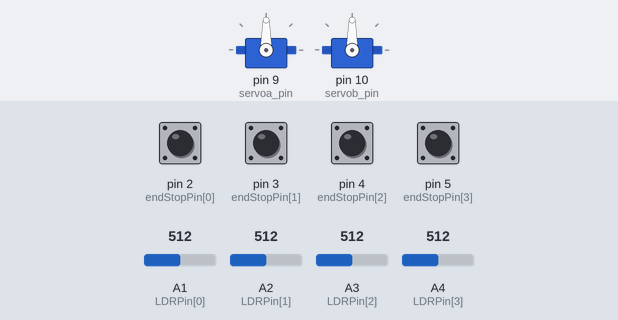
The sketch below on a simulated Arduino Uno, built with avr-gcc and run on an emulated ATmega328P. Shown: 2 × servo. Inputs (shaded band) come from the test bench; at power-on: pin 2 (endStopPin[0]), pin 3 (endStopPin[1]), pin 4 (endStopPin[2]), pin 5 (endStopPin[3]) HIGH, A1 (LDRPin[0]) = 512, A2 (LDRPin[1]) = 512, A3 (LDRPin[2]) = 512, A4 (LDRPin[3]) = 512.

Above: at 1.2 s.
1.3 s: A1 (LDRPin[0]) set to 531
At 2.48 s:
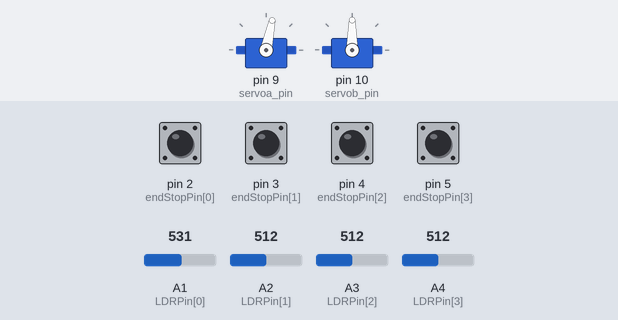
4.3 s: A2 (LDRPin[1]) set to 530
At 4.5 s:
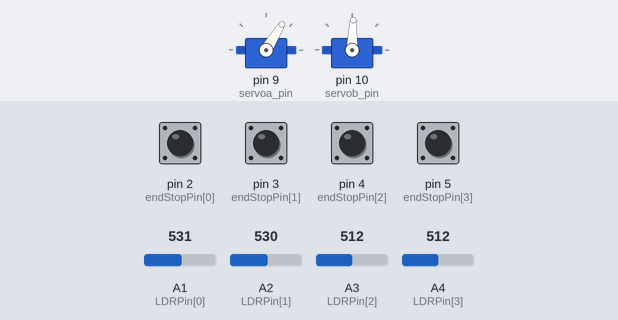
7.3 s: A3 (LDRPin[2]) set to 532
At 7.53 s:
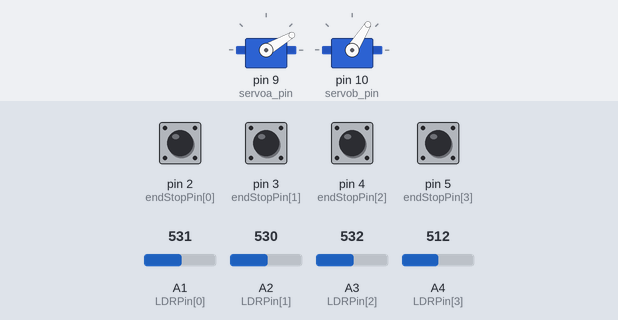
10.3 s: A3 (LDRPin[2]) set to 716
At 10.45 s:
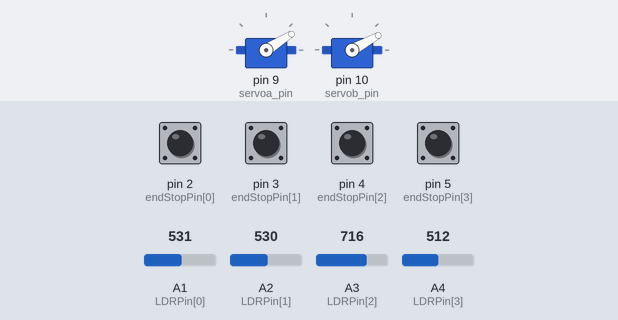
13.3 s: A4 (LDRPin[3]) set to 716
16.3 s: A1 (LDRPin[0]) set to 716
At 16.51 s:
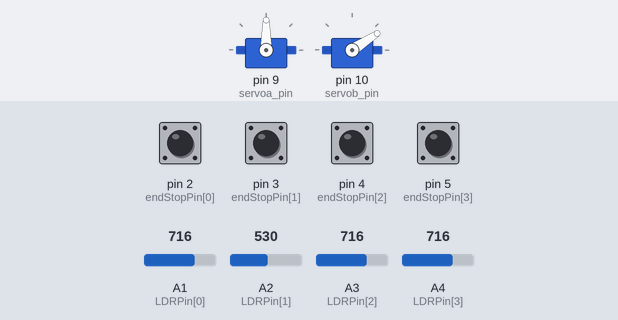
Timing chart, 0 to 24.8 s (numbered marks = the images above; inputs shaded):
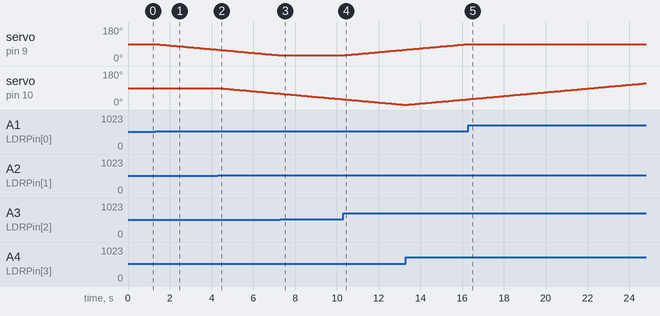

The sketch:

gy_SolarTracker_SG90.ino
```cpp
/*
* gungor 15/02/2018
 * günes takıp sistemi SolarTracker
 * 4 LDR, 2 SG90, 4 endStop, Arduino
*/
 #include <Servo.h>
 Servo sg90a;
 Servo sg90b;

const byte LDRPin[4] = {A1,A2,A3,A4};
const byte endStopPin[4] = {2,3,4,5};
const int servoa_pin = 9; //pwm
const int servob_pin = 10; //pwm

byte sg90a_pos;
byte sg90b_pos;

void setup() {
   for (int i =0; i<4; i++)
   {
      pinMode( LDRPin[i] , INPUT);
      pinMode( endStopPin[i] , INPUT_PULLUP);
   }
   sg90a.attach(servoa_pin);
   sg90b.attach(servob_pin);
   sg90a_pos = 90;
   sg90b_pos = 90;
   sg90a.write(sg90a_pos);
   sg90b.write(sg90b_pos);
   delay(10);
}

void loop() {
  if (analogRead(LDRPin[0]) >  analogRead(LDRPin[2]) +5 )
  { // turn left Sola dön
     if (digitalRead(endStopPin[0]) == HIGH)
     {
       sg90a_pos = sg90a_pos -1;
       if (sg90a_pos <0) {sg90a_pos =0;}
       sg90a.write(sg90a_pos);
     }
  }
  if (analogRead(LDRPin[2]) >  analogRead(LDRPin[0]) +5 )
  { // turn left Sola dön
     if (digitalRead(endStopPin[2]) == HIGH)
     {
       sg90a_pos = sg90a_pos +1;
       if (sg90a_pos >180) {sg90a_pos =180;}
       sg90a.write(sg90a_pos);
     }
  }

  if (analogRead(LDRPin[1]) >  analogRead(LDRPin[3]) +5 )
  { // turn up yukari
     if (digitalRead(endStopPin[1]) == HIGH)
     {
       sg90b_pos = sg90b_pos -1;
       if (sg90b_pos <0) {sg90b_pos =0;}
       sg90b.write(sg90b_pos);
     }
  }

  if (analogRead(LDRPin[3]) >  analogRead(LDRPin[1]) +5 )
  { // turn down asagi
     if (digitalRead(endStopPin[3]) == HIGH)
     {
       sg90b_pos = sg90b_pos +1;
       if (sg90b_pos >180) {sg90b_pos =180;}
       sg90b.write(sg90b_pos);
     }
  }

  delay(100);
}
```

Measured:
- the behaviour switches between 517 and 518 on A1 (LDRPin[0]) (found by bisection; images 0 and 1)
- the behaviour switches between 517 and 518 on A2 (LDRPin[1]) (found by bisection; images 1 and 2)
- the behaviour switches between 525 and 526 on A3 (LDRPin[2]) (found by bisection; images 2 and 3)
- after the input at 1.3 s, servo on pin 9 (servoa_pin): moves from 90° to 60° over 2.9 s, starting at once
- after the input at 4.3 s, servo on pin 10 (servob_pin): moves from 90° to 60° over 2.9 s, starting after 0.05 s
- after the input at 7.3 s, servo on pin 9 (servoa_pin): stays 30° (without the input it goes to 29° after 0.08 s)
- after the input at 10.3 s, servo on pin 9 (servoa_pin): moves from 30° to 60° over 2.9 s, starting at once
- after the input at 16.3 s, servo on pin 9 (servoa_pin): stays 90° (without the input it goes to 91° after 0.07 s)
